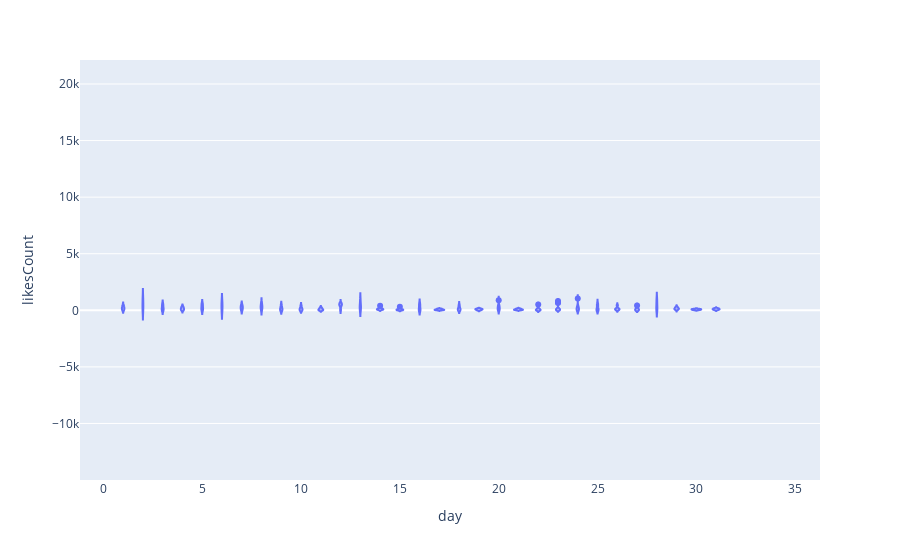

Here is the notebook cell this chart was saved with:
### Code cell
# plotting the violin plot
fig = px.violin(df, x="day", y="likesCount")
 
# showing the plot
fig.show()

### Figure 1 — Plotly figure (JSON) as saved in the notebook; plotly's stock layout.template omitted (floating-point values rounded to 4 significant figures; data arrays with more than 128 entries replaced by an {"elided": "..."} marker saying what was removed)
{"data": [{"alignmentgroup": "True", "box": {"visible": false}, "hovertemplate": "day=%{x}<br>likesCount=%{y}<extra></extra>", "legendgroup": "", "marker": {"color": "#636efa"}, "name": "", "offsetgroup": "", "orientation": "v", "scalegroup": "True", "showlegend": false, "type": "violin", "x": {"elided": "191 int values"}, "x0": " ", "xaxis": "x", "y": {"elided": "191 int values"}, "y0": " ", "yaxis": "y"}], "layout": {"autosize": true, "legend": {"tracegroupgap": 0}, "margin": {"t": 60}, "violinmode": "group", "xaxis": {"anchor": "y", "autorange": false, "domain": [0, 1], "range": [-1.182, 36.25], "title": {"text": "day"}, "type": "linear"}, "yaxis": {"anchor": "x", "autorange": false, "domain": [0, 1], "range": [-15000.0, 22120.0], "title": {"text": "likesCount"}, "type": "linear"}}}
